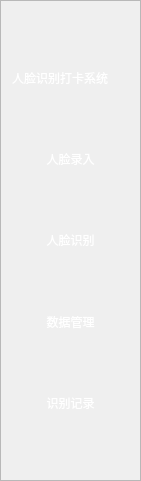
  <widget class="QFrame" name="frame">
   <property name="geometry">
    <rect>
     <x>50</x>
     <y>20</y>
     <width>141</width>
     <height>481</height>
    </rect>
   </property>
   <property name="sizePolicy">
    <sizepolicy hsizetype="Fixed" vsizetype="Fixed">
     <horstretch>0</horstretch>
     <verstretch>0</verstretch>
    </sizepolicy>
   </property>
   <property name="minimumSize">
    <size>
     <width>141</width>
     <height>431</height>
    </size>
   </property>
   <property name="styleSheet">
    <string notr="true">#frame{
background-color:qlineargradient(spread:pad, x1:0, y1:0.25, x2:1, y2:0.886364, stop:0.0681818 rgba(0, 196, 211, 255), stop:1 rgba(234, 125, 255, 255));
border-radius:20px;
}
QPushButton{
	border:none;
	font: 16pt &quot;幼圆&quot;;
	color:rgb(255, 255, 255)
}
QPushButton:hover{
	padding-left:5px;
}</string>
   </property>
   <property name="frameShape">
    <enum>QFrame::StyledPanel</enum>
   </property>
   <property name="frameShadow">
    <enum>QFrame::Raised</enum>
   </property>
   <layout class="QVBoxLayout" name="verticalLayout">
    <item>
     <spacer name="verticalSpacer_4">
      <property name="orientation">
       <enum>Qt::Vertical</enum>
      </property>
      <property name="sizeHint" stdset="0">
       <size>
        <width>20</width>
        <height>40</height>
       </size>
      </property>
     </spacer>
    </item>
    <item>
     <widget class="QLabel" name="label">
      <property name="styleSheet">
       <string notr="true">color:rgb(255, 255, 255);
font: 11pt &quot;幼圆&quot;;</string>
      </property>
      <property name="text">
       <string>人脸识别打卡系统</string>
      </property>
     </widget>
    </item>
    <item>
     <spacer name="verticalSpacer_5">
      <property name="orientation">
       <enum>Qt::Vertical</enum>
      </property>
      <property name="sizeHint" stdset="0">
       <size>
        <width>20</width>
        <height>40</height>
       </size>
      </property>
     </spacer>
    </item>
    <item>
     <widget class="QPushButton" name="pushButton_in">
      <property name="sizePolicy">
       <sizepolicy hsizetype="Minimum" vsizetype="Fixed">
        <horstretch>0</horstretch>
        <verstretch>1</verstretch>
       </sizepolicy>
      </property>
      <property name="text">
       <string>人脸录入</string>
      </property>
      <property name="icon">
       <iconset>
        <normaloff>../../.designer/backup/Navigation/write.ico</normaloff>../../.designer/backup/Navigation/write.ico</iconset>
      </property>
     </widget>
    </item>
    <item>
     <spacer name="verticalSpacer">
      <property name="orientation">
       <enum>Qt::Vertical</enum>
      </property>
      <property name="sizeHint" stdset="0">
       <size>
        <width>20</width>
        <height>40</height>
       </size>
      </property>
     </spacer>
    </item>
    <item>
     <widget class="QPushButton" name="pushButton_recognize">
      <property name="sizePolicy">
       <sizepolicy hsizetype="Minimum" vsizetype="Fixed">
        <horstretch>0</horstretch>
        <verstretch>1</verstretch>
       </sizepolicy>
      </property>
      <property name="text">
       <string>人脸识别</string>
      </property>
      <property name="icon">
       <iconset>
        <normaloff>../../.designer/backup/Navigation/profile.ico</normaloff>../../.designer/backup/Navigation/profile.ico</iconset>
      </property>
     </widget>
    </item>
    <item>
     <spacer name="verticalSpacer_2">
      <property name="orientation">
       <enum>Qt::Vertical</enum>
      </property>
      <property name="sizeHint" stdset="0">
       <size>
        <width>20</width>
        <height>40</height>
       </size>
      </property>
     </spacer>
    </item>
    <item>
     <widget class="QPushButton" name="pushButton_datacon">
      <property name="text">
       <string>数据管理</string>
      </property>
      <property name="icon">
       <iconset>
        <normaloff>../../.designer/backup/Navigation/Dropbox.ico</normaloff>../../.designer/backup/Navigation/Dropbox.ico</iconset>
      </property>
     </widget>
    </item>
    <item>
     <spacer name="verticalSpacer_3">
      <property name="orientation">
       <enum>Qt::Vertical</enum>
      </property>
      <property name="sizeHint" stdset="0">
       <size>
        <width>20</width>
        <height>40</height>
       </size>
      </property>
     </spacer>
    </item>
    <item>
     <widget class="QPushButton" name="pushButton_history">
      <property name="sizePolicy">
       <sizepolicy hsizetype="Minimum" vsizetype="Fixed">
        <horstretch>0</horstretch>
        <verstretch>1</verstretch>
       </sizepolicy>
      </property>
      <property name="text">
       <string>识别记录</string>
      </property>
      <property name="icon">
       <iconset>
        <normaloff>../../.designer/backup/Navigation/card.ico</normaloff>../../.designer/backup/Navigation/card.ico</iconset>
      </property>
     </widget>
    </item>
    <item>
     <spacer name="verticalSpacer_6">
      <property name="orientation">
       <enum>Qt::Vertical</enum>
      </property>
      <property name="sizeHint" stdset="0">
       <size>
        <width>20</width>
        <height>40</height>
       </size>
      </property>
     </spacer>
    </item>
   </layout>
  </widget>
